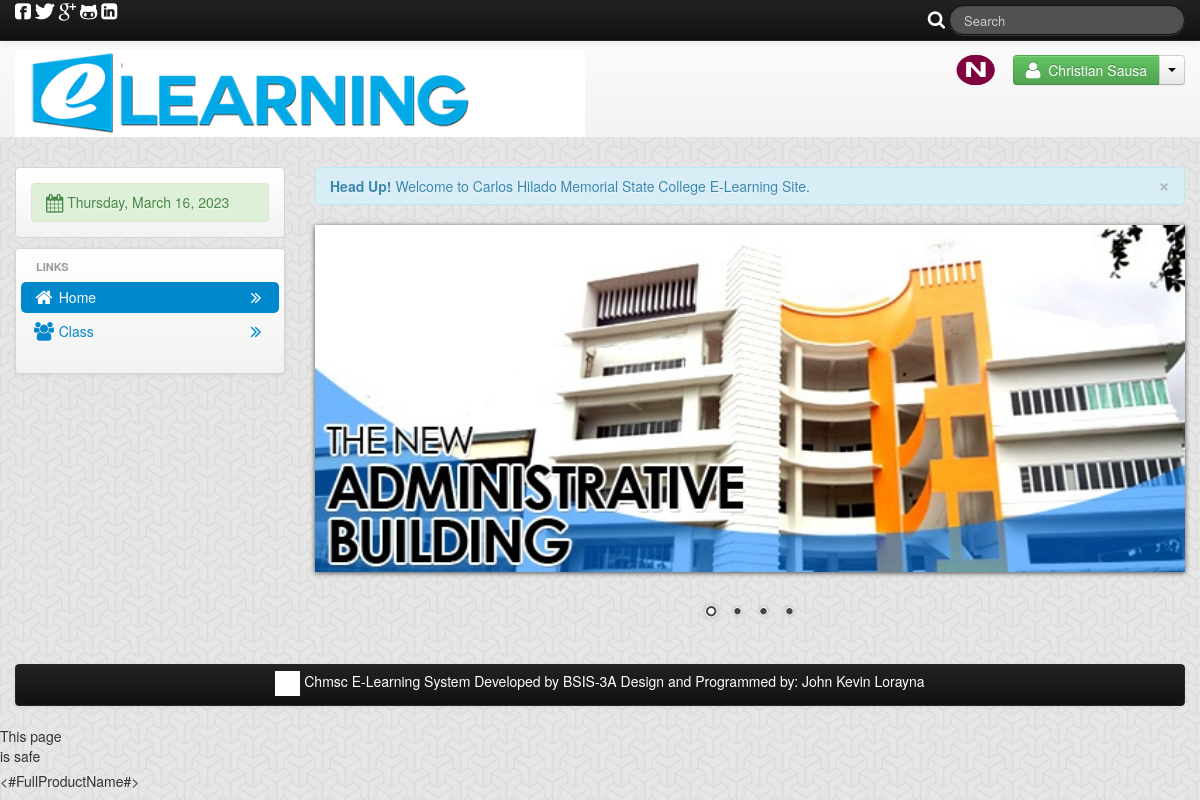
The app's page /student_home.php (signed in) with its own data.
### tables this page shows
CREATE TABLE IF NOT EXISTS `student` (
  `student_id` int(11) NOT NULL AUTO_INCREMENT,
  `firstname` varchar(100) NOT NULL,
  `lastname` varchar(100) NOT NULL,
  `middle_name` varchar(100) NOT NULL,
  `cys` varchar(100) NOT NULL,
  `subject_id` varchar(100) NOT NULL,
  `teacher_id` int(11) NOT NULL,
  `username` varchar(100) NOT NULL,
  `password` varchar(100) NOT NULL,
  `location` varchar(100) NOT NULL,
  PRIMARY KEY (`student_id`)
);

### session.php (called while the page is built, shortened)
<?php
$session_id=$_SESSION['id'];
?>

### navhead_student.php (the view, shortened to what this page needs)
<div class="row-fluid">
    <div class="span12">
        <div class="navbar navbar-fixed-top navbar-inverse">
            <div class="navbar-inner">
                <div class="container">
                    <div class="nav-collapse collapse">
                       <i class="icon-facebook-sign icon-large" id="color_white"></i>
                        <i class="icon-twitter icon-large" id="color_white"></i>
                        <i class="icon-google-plus icon-large" id="color_white"></i>
                        <i class="icon-github-alt icon-large" id="color_white"></i>
                        <i class="icon-linkedin-sign icon-large" id="color_white"></i>
                        <div class="pull-right">
                            <form class="navbar-search pull-left">
                                <i class="icon-search icon-large" id="color_white"></i>
                                <input type="text" class="search-query" placeholder="Search">
                            </form>
                        </div>
                    </div>
                </div>
            </div>
        </div>
        <div class="hero-unit-header">
            <div class="container">
                <div class="row-fluid">
                    <div class="span12">
                        <div class="row-fluid">
                            <div class="span6">
                             <img src="admin/images/head.png">
                            </div>
                            <div class="span6">
                                <div class="pull-right">
                                    <?php
                                    $student_query=mysqli_query($conn,"select * from student where student_id='$session_id'")or die(mysqli_error());
                                    $student_row=  mysqli_fetch_array($student_query);
                                    ?>
                                     <img  src="admin/<?php echo $student_row['location']; ?>"  class="img img-rounded" id="picture">
                                    <div class="btn-group">
                                        <button class="btn btn-success"><i class="icon-user icon-large"></i>&nbsp; <?php echo $user_row['firstname'] . " " . $user_row['lastname']; ?></button>
                                        <button class="btn dropdown-toggle" data-toggle="dropdown">
                                            <span class="caret"></span>
                                        </button>
                                    </div>
                                </div>
                            </div>
                        </div>
                    </div>
                </div>
            </div>
        </div>

### records on screen
student: location (picture), firstname "Christian", lastname "Sausa"
